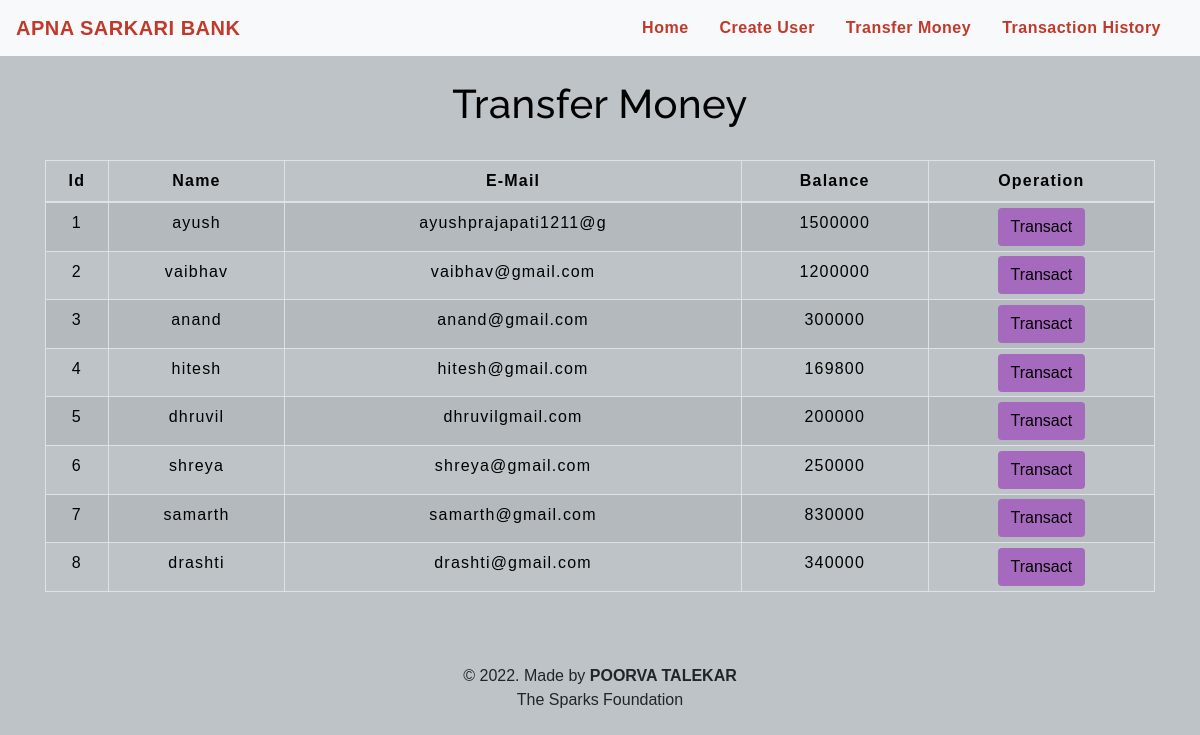
The app's page /transfermoney.php with its own data.
### tables this page shows
CREATE TABLE `users` (
  `Id` int(20) NOT NULL,
  `name` varchar(20) NOT NULL,
  `email` varchar(20) NOT NULL,
  `balance` int(20) NOT NULL
);

### transfermoney.php (the view, shortened to what this page needs)
<!DOCTYPE html>
<html lang="en">
<head>
    <link rel="stylesheet" href="https://maxcdn.bootstrapcdn.com/bootstrap/4.0.0/css/bootstrap.min.css">
    <link rel="stylesheet" type="text/css" href="table.css">
    <link rel="stylesheet" type="text/css" href="navbar.css">
</head>
<body style="background-color : #BDC3C7;">
<?php
    include 'config.php';
    $sql = "SELECT * FROM users";
    $result = mysqli_query($conn,$sql);
?>
<?php
  include 'navbar.php';
?>
<div class="container">
        <h2 class="text-center pt-4" style="color : black;">Transfer Money</h2>
        <br>
            <div class="row">
                <div class="col">
                    <div class="table-responsive-sm">
                    <table class="table table-hover table-sm table-striped table-condensed table-bordered" style="border-color:black;">
                        <thead style="color : black;">
                            <tr>
                            <th scope="col" class="text-center py-2">Id</th>
                            <th scope="col" class="text-center py-2">Name</th>
                            <th scope="col" class="text-center py-2">E-Mail</th>
                            <th scope="col" class="text-center py-2">Balance</th>
                            <th scope="col" class="text-center py-2">Operation</th>
                            </tr>
                        </thead>
                        <tbody>
                <?php
                    while($rows=mysqli_fetch_assoc($result)){
                ?>
                    <tr style="color : black;">
                        <td class="py-2"><?php echo $rows['Id'] ?></td>
                        <td class="py-2"><?php echo $rows['name']?></td>
                        <td class="py-2"><?php echo $rows['email']?></td>
                        <td class="py-2"><?php echo $rows['balance']?></td>
                        <td><a href="selecteduserdetail.php?id= <?php echo $rows['Id'] ;?>"> <button type="button" class="btn" style="background-color : #A569BD;">Transact</button></a></td>
                    </tr>
                <?php
                    }
                ?>
                        </tbody>
                    </table>
                    </div>
                </div>
            </div>
         </div>
         <footer class="text-center mt-5 py-2">
            <p>&copy 2022. Made by <b>POORVA TALEKAR</b> <br> The Sparks Foundation</p>
        </footer>
</body>
</html>

### navbar.php (shortened to what this page needs)
<nav class="navbar navbar-expand-md navbar-light bg-light">
      <a class="navbar-brand" href="index.php" style="color : #C0392B;"><b>APNA SARKARI BANK</b></a>
      <div class="collapse navbar-collapse" id="collapsibleNavbar">
            <ul class="navbar-nav ml-auto">
              <li class="nav-item">
                <a class="nav-link" href="index.php" style="color : #C0392B;"><b>Home</b></a>
              </li>
              <li class="nav-item">
                <a class="nav-link" href="createuser.php" style="color : #C0392B;"><b>Create User</b></a>
              </li>
              <li class="nav-item">
                <a class="nav-link" href="transfermoney.php" style="color : #C0392B;"><b>Transfer Money</b></a>
              </li>
              <li class="nav-item">
                <a class="nav-link" href="transactionhistory.php" style="color : #C0392B;"><b>Transaction History</b></a>
              </li>
          </div>
       </nav>

### table.css (style rules this page uses)
* { padding: 0; margin: 0; box-sizing: border-box; font-family: sans-serif; }
h2 { font-size: 40px; }
table { letter-spacing: 1.2px; }
td { text-align: center; }
button { border:none; background: #d9d9d9; transition: 1s; }

### navbar.css (style rules this page uses)
.nav-link { margin-right: 15px; color:#2F363F; letter-spacing: 0.5px; transition: 0.5s; }
.navbar-brand { color: #4C4B4B; letter-spacing: 0.5px; }
h2 { color: #4C4B4B; letter-spacing: 0.5px; font-family: raleway; }

### transfermoney.php (style rules this page uses)
button { transition: 1.5s; }

### records on screen
users: Id "1", name "ayush", email "ayushprajapati1211@g", balance "1500000"
users: Id "2", name "vaibhav", email "vaibhav@gmail.com", balance "1200000"
users: Id "3", name "anand", email "anand@gmail.com", balance "300000"
users: Id "4", name "hitesh", email "hitesh@gmail.com", balance "169800"
users: Id "5", name "dhruvil", email "dhruvilgmail.com", balance "200000"
users: Id "6", name "shreya", email "shreya@gmail.com", balance "250000"
users: Id "7", name "samarth", email "samarth@gmail.com", balance "830000"
users: Id "8", name "drashti", email "drashti@gmail.com", balance "340000"
